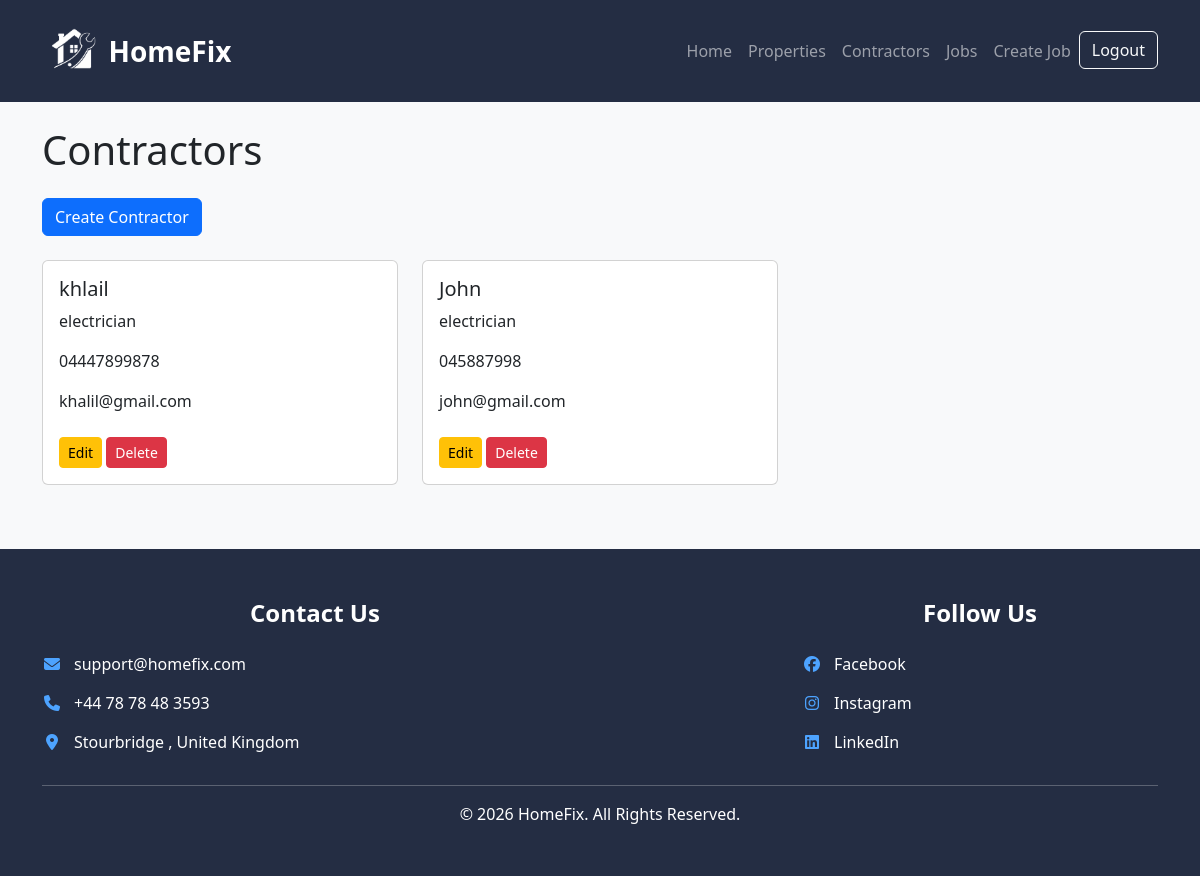
The app's page /contractors/ (signed in), older data.
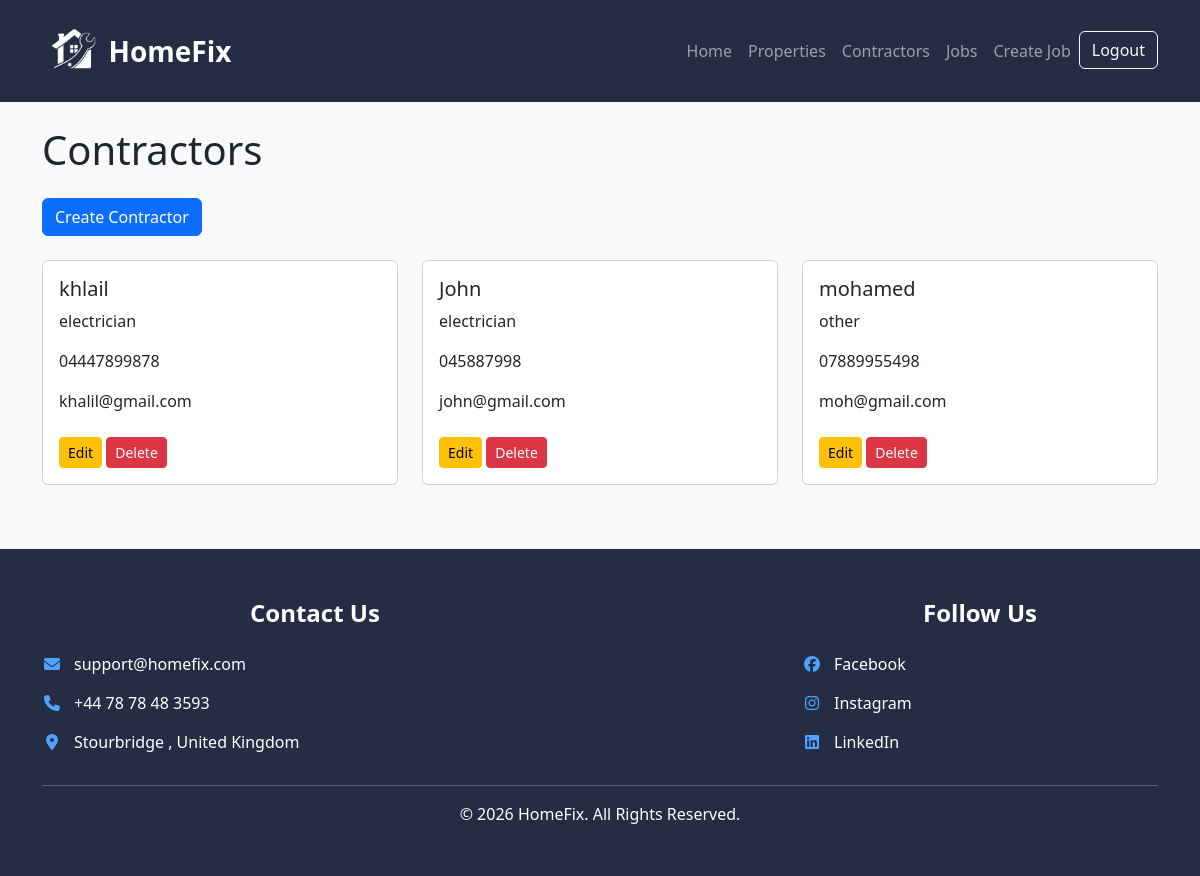
The same page, newer data.
### maintenance/models.py (models this page shows, shortened)
class Contractor(models.Model):
    TRADE_TYPES = [
        ('plumber', 'Plumber'),
        ('electrician', 'Electrician'),
        ('carpenter', 'Carpenter'),
        ('painter', 'Painter'),
        ('other', 'Other'),
    ]
    user = models.ForeignKey(
        User,
        on_delete=models.CASCADE,
        null=True,
        blank=True
    )
    name = models.CharField(max_length=100)
    trade_type = models.CharField(
        max_length=20,
        choices=TRADE_TYPES
    )
    phone = models.CharField(max_length=20)
    email = models.EmailField()

### maintenance/views.py (the view)
# urls.py: path('contractors/', views.contractor_list, name='contractor_list'),
@login_required
def contractor_list(request):
    contractors = Contractor.objects.filter(
        user=request.user
    )
    return render(
        request,
        'maintenance/contractor_list.html',
        {'contractors': contractors}
    )

### maintenance/templates/maintenance/contractor_list.html
{% extends 'maintenance/base.html' %}
{% block content %}
<h1 class="mb-4">Contractors</h1>
<a href="/contractors/create/" class="btn btn-primary mb-4">
    Create Contractor
</a>
<div class="row">
    {% for contractor in contractors %}
    <div class="col-md-4 mb-3">
        <div class="card">
            <div class="card-body">
                <h5 class="card-title">
                    {{ contractor.name }}
                </h5>
                <p class="card-text">
                    {{ contractor.trade_type }}
                </p>
                <p class="card-text">
                    {{ contractor.phone }}
                </p>
                <p class="card-text">
                    {{ contractor.email }}
                </p>
                <a href="/contractors/edit/{{ contractor.id }}/" class="btn btn-warning btn-sm mt-2">
                    Edit
                </a>
                <a href="/contractors/delete/{{ contractor.id }}/" class="btn btn-danger btn-sm mt-2">
                    Delete
                </a>
            </div>
        </div>
    </div>
    {% endfor %}
</div>
{% endblock %}

Row changes from the older to the newer data that the page shows:
added Contractor: name "mohamed", trade_type "other", phone "07889955498", email "moh@gmail.com"
